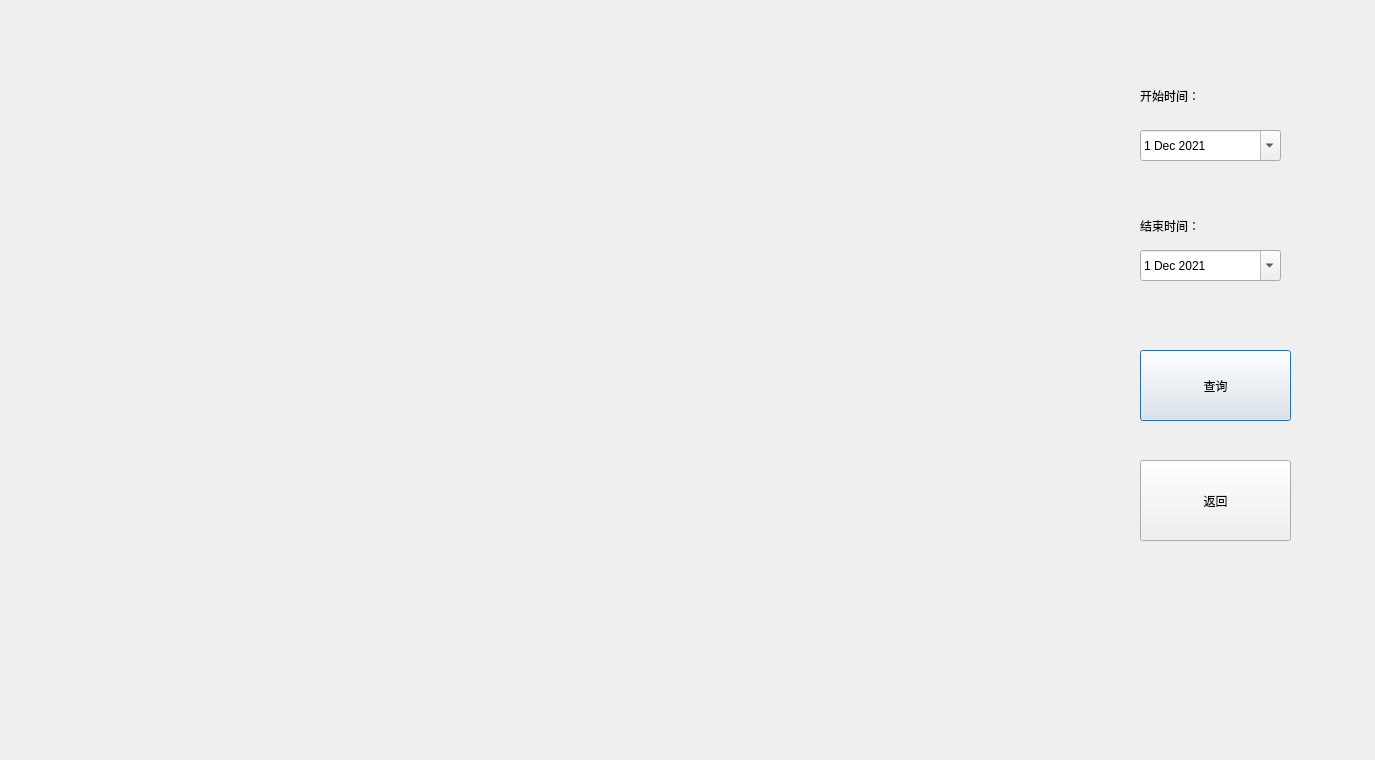
<?xml version="1.0" encoding="UTF-8"?>
<ui version="4.0">
 <class>Admin</class>
 <widget class="QDialog" name="Admin">
  <property name="geometry">
   <rect>
    <x>0</x>
    <y>0</y>
    <width>1375</width>
    <height>760</height>
   </rect>
  </property>
  <property name="windowTitle">
   <string>Dialog</string>
  </property>
  <widget class="QLabel" name="label">
   <property name="geometry">
    <rect>
     <x>1140</x>
     <y>80</y>
     <width>91</width>
     <height>31</height>
    </rect>
   </property>
   <property name="text">
    <string>开始时间：</string>
   </property>
  </widget>
  <widget class="QLabel" name="label_2">
   <property name="geometry">
    <rect>
     <x>1140</x>
     <y>210</y>
     <width>91</width>
     <height>31</height>
    </rect>
   </property>
   <property name="text">
    <string>结束时间：</string>
   </property>
  </widget>
  <widget class="QPushButton" name="search">
   <property name="geometry">
    <rect>
     <x>1140</x>
     <y>350</y>
     <width>151</width>
     <height>71</height>
    </rect>
   </property>
   <property name="text">
    <string>查询</string>
   </property>
  </widget>
  <widget class="QDateEdit" name="startTime">
   <property name="geometry">
    <rect>
     <x>1140</x>
     <y>130</y>
     <width>141</width>
     <height>31</height>
    </rect>
   </property>
   <property name="dateTime">
    <datetime>
     <hour>0</hour>
     <minute>0</minute>
     <second>0</second>
     <year>2021</year>
     <month>12</month>
     <day>1</day>
    </datetime>
   </property>
   <property name="calendarPopup">
    <bool>true</bool>
   </property>
  </widget>
  <widget class="QDateEdit" name="endTime">
   <property name="geometry">
    <rect>
     <x>1140</x>
     <y>250</y>
     <width>141</width>
     <height>31</height>
    </rect>
   </property>
   <property name="dateTime">
    <datetime>
     <hour>0</hour>
     <minute>0</minute>
     <second>0</second>
     <year>2021</year>
     <month>12</month>
     <day>1</day>
    </datetime>
   </property>
   <property name="calendarPopup">
    <bool>true</bool>
   </property>
  </widget>
  <widget class="QPushButton" name="exist">
   <property name="geometry">
    <rect>
     <x>1140</x>
     <y>460</y>
     <width>151</width>
     <height>81</height>
    </rect>
   </property>
   <property name="text">
    <string>返回</string>
   </property>
  </widget>
 </widget>
 <resources/>
 <connections/>
</ui>
